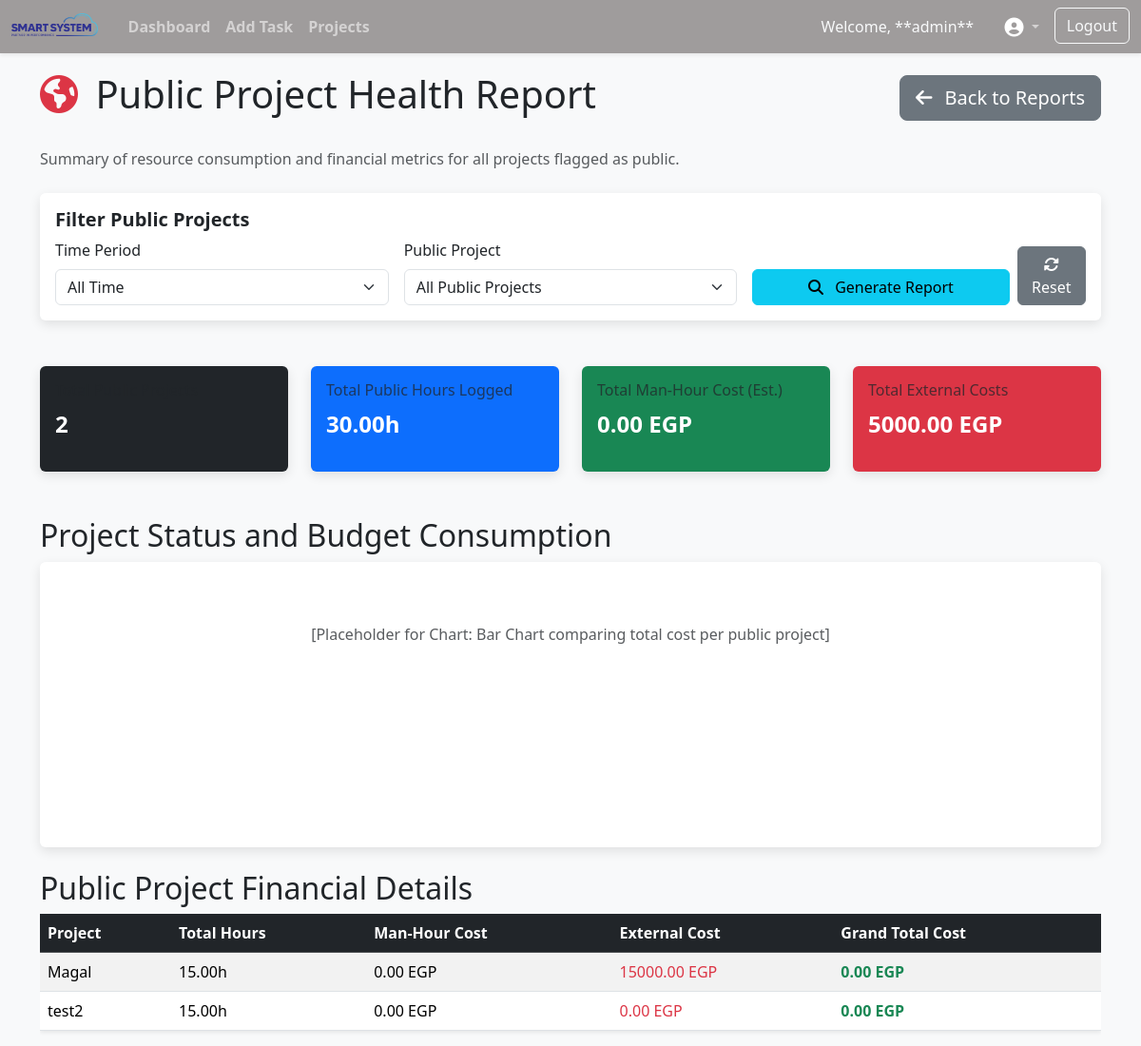
The page /reports/public-health/ (signed in) on the database as committed earlier.
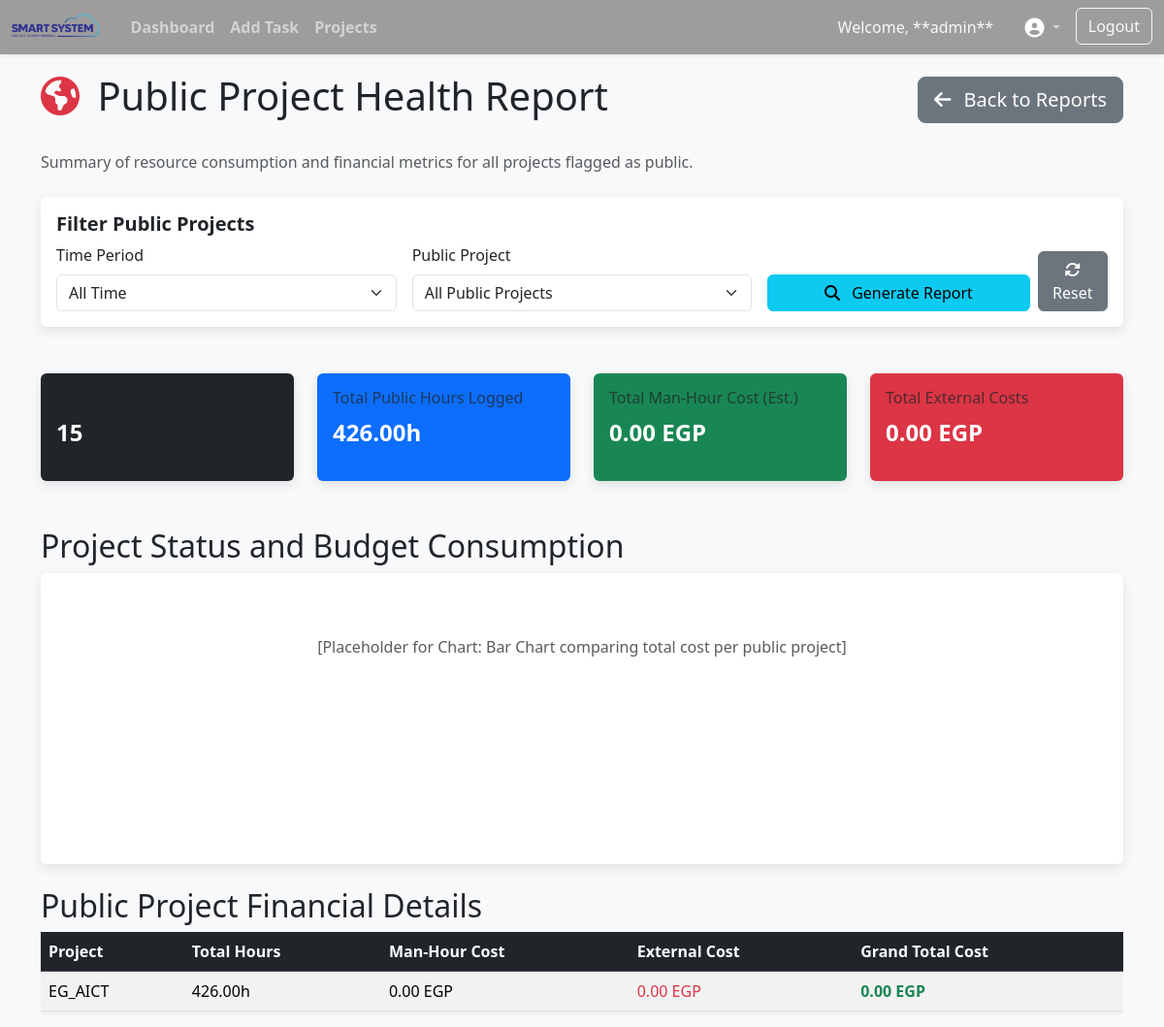
The same page on the database as committed later.
### app/models.py (models this page shows, shortened)
class Project(models.Model):
    name = models.CharField(max_length=150, unique=True)
    description = models.TextField(blank=True)
    is_active = models.BooleanField(default=True)
    is_public = models.BooleanField(default=False)
    created_by = models.ForeignKey(CustomUser, on_delete=models.PROTECT, null=True, blank=True)
    created_at = models.DateTimeField(auto_now_add=True)
    class Meta:
        ordering = ['name']
        verbose_name_plural = "Projects"

### app/views.py (the view)
# urls.py: path('reports/public-health/', views.reports_public_project_health, name='reports_public_project_health'),
@login_required
def reports_public_project_health(request):
    period = request.GET.get('period', 'all')
    project_pk = request.GET.get('project_pk')
    start_date, end_date = get_date_range(period, request.GET.get('start_date'), request.GET.get('end_date'))
    public_projects_qs = Project.objects.filter(is_public=True)
    if project_pk:
        public_projects_qs = public_projects_qs.filter(pk=project_pk)
    entry_queryset = TimesheetEntry.objects.filter(project__in=public_projects_qs)
    cost_queryset = ProjectCost.objects.filter(project__in=public_projects_qs)
    entry_queryset = apply_date_filters(entry_queryset, start_date, end_date)
    total_public_hours = entry_queryset.aggregate(Sum('hours'))['hours__sum'] or 0
    total_public_external_cost = cost_queryset.aggregate(Sum('amount'))['amount__sum'] or 0
    total_public_man_cost = 0 # Man-hour cost estimation removed
    project_health_data = public_projects_qs.annotate(
        total_hours=Sum('entries__hours', filter=Q(entries__in=entry_queryset)),
        external_cost=Sum('projectcost__amount', filter=Q(projectcost__in=cost_queryset)),
    ).filter(Q(total_hours__isnull=False) | Q(external_cost__isnull=False)).annotate(
        man_hour_cost=Value(0, output_field=DecimalField()),
        grand_total_cost=F('external_cost'),
    ).order_by('-grand_total_cost')
    public_project_data = []
    for project in project_health_data:
        public_project_data.append({
            'project_name': project.name,
            'total_hours': round(project.total_hours or 0, 2),
            'man_hour_cost': round(project.man_hour_cost or 0, 2),
            'external_cost': round(project.external_cost or 0, 2),
            'grand_total_cost': round(project.grand_total_cost or 0, 2),
        })
    context = {
        'public_project_count': public_projects_qs.count(),
        'total_public_hours': round(total_public_hours, 2),
        'total_public_man_cost': round(total_public_man_cost, 2),
        'total_public_external_cost': round(total_public_external_cost, 2),
        'public_project_data': public_project_data,
        'public_projects': Project.objects.filter(is_public=True).order_by('name').all(),
    }
    return render(request, 'public_project_health_report.html', context)

### app/views.py (called while the page is built)
def get_date_range(period, start_date_str, end_date_str):
    today = date.today()
    start_date = None
    end_date = None
    if period == 'custom' and start_date_str and end_date_str:
        try:
            start_date = datetime.strptime(start_date_str, '%Y-%m-%d').date()
            end_date = datetime.strptime(end_date_str, '%Y-%m-%d').date()
        except ValueError:
            pass # Invalid date format, return None
    elif period == 'month':
        start_date = today.replace(day=1)
        end_date = today
    elif period == 'quarter':
        current_quarter = (today.month - 1) // 3 + 1
        start_month = 3 * current_quarter - 2
        start_date = today.replace(month=start_month, day=1)
        end_date = today
    elif period == 'year':
        start_date = today.replace(month=1, day=1)
        end_date = today
    return start_date, end_date

def apply_date_filters(queryset, start_date, end_date):
    if start_date:
        queryset = queryset.filter(work_date__gte=start_date)
    if end_date:
        queryset = queryset.filter(work_date__lte=end_date)
    return queryset

### templates/public_project_health_report.html (shortened to what the changed rows need)
{% extends 'base.html' %}
{% load static %}
{% block content %}
<div class="d-flex justify-content-between align-items-center mb-4 animate__animated animate__fadeInDown">
    <h1><i class="fas fa-globe-americas me-2 text-danger"></i> Public Project Health Report</h1>
</div>
<div class="row g-4 mb-5">
    <div class="col-md-3">
        <div class="card text-white bg-dark shadow h-100">
            <div class="card-body">
                <h6 class="card-title text-muted">Total Public Projects</h6>
                <p class="fs-4 fw-bold">{{ public_project_count|default:"0" }}</p>
            </div>
        </div>
    </div>
    <div class="col-md-3">
        <div class="card text-white bg-primary shadow h-100">
            <div class="card-body">
                <h6 class="card-title text-muted">Total Public Hours Logged</h6>
                <p class="fs-4 fw-bold">{{ total_public_hours|default:"0.00" }}h</p>
            </div>
        </div>
    </div>
    <div class="col-md-3">
        <div class="card text-white bg-danger shadow h-100">
            <div class="card-body">
                <h6 class="card-title text-muted">Total External Costs</h6>
                <p class="fs-4 fw-bold">{{ total_public_external_cost|default:"0.00" }} EGP</p>
            </div>
        </div>
    </div>
</div>
<div class="row">
    <div class="col-12 mb-4">
        <h2>Project Status and Budget Consumption</h2>
    </div>
    <div class="col-12">
        <h2>Public Project Financial Details</h2>
        <div class="table-responsive">
            <table class="table table-hover table-striped shadow-sm">
                <thead class="table-dark">
                    <tr>
                        <th>Project</th>
                        <th>Total Hours</th>
                        <th>Man-Hour Cost</th>
                        <th>External Cost</th>
                        <th>Grand Total Cost</th>
                    </tr>
                </thead>
                <tbody>
                    {% for data in public_project_data %}
                    <tr>
                        <td>{{ data.project_name }}</td>
                        <td>{{ data.total_hours|default:"0.00" }}h</td>
                        <td>{{ data.man_hour_cost|default:"0.00" }} EGP</td>
                        <td class="text-danger">{{ data.external_cost|default:"0.00" }} EGP</td>
                        <td><span class="fw-bold text-success">{{ data.total_cost|default:"0.00" }} EGP</span></td>
                    </tr>
                    {% empty %}
                    <tr>
                        <td colspan="5" class="text-center text-muted">No public project data found for the selected filters.</td>
                    </tr>
                    {% endfor %}
                </tbody>
            </table>
        </div>
    </div>
</div>
{% endblock %}

Rows that differ between the two databases and show on the page:
removed Project: project_name "Magal"
removed Project: project_name "test2"
added Project: project_name "EG_AICT"
Other text that changed with them:
{{ public_project_count|default:"0" }}: "2" → "15"
{{ total_public_hours|default:"0.00" }}: "30.00" → "426.00"
{{ total_public_external_cost|default:"0.00" }}: "5000.00" → "0.00"
new list line: "426.00 h 0.00 EGP 0.00 EGP 0.00 EGP"
list line gone: "15.00 h 0.00 EGP 15000.00 EGP 0.00 EGP"
list line gone: "15.00 h 0.00 EGP 0.00 EGP 0.00 EGP"
